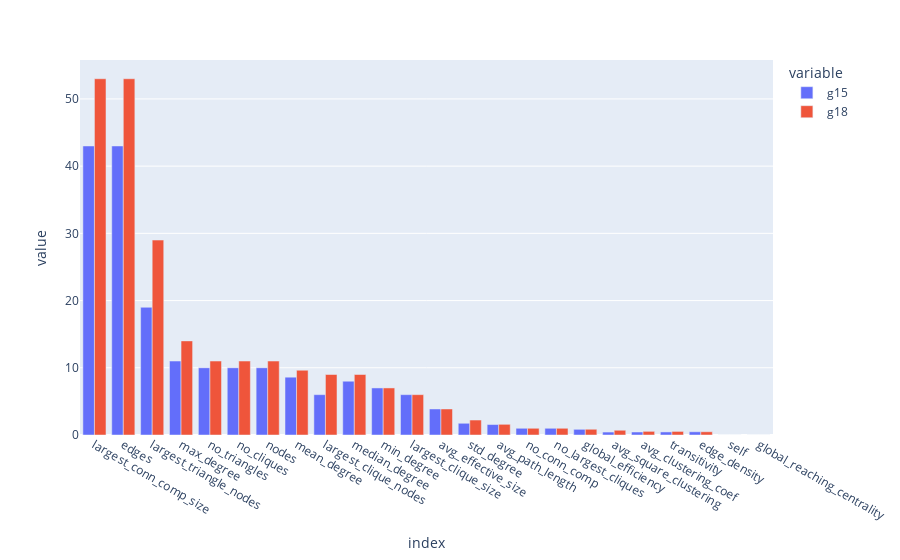

The code cell stored with this chart in its notebook:
### Code cell
similar = pd.DataFrame(dict(g15=global_metrics(many_graphs[15]), g18=global_metrics(many_graphs[18])))
similar.index = gdf.columns[0:-1]
similar = similar.sort_values(by='g18', ascending=False)
sfig = similar.plot.bar(barmode="group")
sfig.show()

### Figure 1 — Plotly figure (JSON) as saved in the notebook; plotly's stock layout.template omitted (floating-point values rounded to 4 significant figures)
{"data": [{"alignmentgroup": "True", "hovertemplate": "variable=g15<br>index=%{x}<br>value=%{y}<extra></extra>", "legendgroup": "g15", "marker": {"color": "#636efa"}, "name": "g15", "offsetgroup": "g15", "orientation": "v", "showlegend": true, "textposition": "auto", "type": "bar", "x": ["largest_conn_comp_size", "edges", "largest_triangle_nodes", "max_degree", "no_triangles", "no_cliques", "nodes", "mean_degree", "largest_clique_nodes", "median_degree", "min_degree", "largest_clique_size", "avg_effective_size", "std_degree", "avg_path_length", "no_conn_comp", "no_largest_cliques", "global_efficiency", "avg_square_clustering", "avg_clustering_coef", "transitivity", "edge_density", "self", "global_reaching_centrality"], "xaxis": "x", "y": [43, 43, 19, 11, 10, 10, 10, 8.6, 6, 8, 7, 6, 3.873, 1.744, 1.556, 1, 1, 0.8444, 0.4375, 0.446, 0.4551, 0.4778, 0, 0], "yaxis": "y"}, {"alignmentgroup": "True", "hovertemplate": "variable=g18<br>index=%{x}<br>value=%{y}<extra></extra>", "legendgroup": "g18", "marker": {"color": "#EF553B"}, "name": "g18", "offsetgroup": "g18", "orientation": "v", "showlegend": true, "textposition": "auto", "type": "bar", "x": ["largest_conn_comp_size", "edges", "largest_triangle_nodes", "max_degree", "no_triangles", "no_cliques", "nodes", "mean_degree", "largest_clique_nodes", "median_degree", "min_degree", "largest_clique_size", "avg_effective_size", "std_degree", "avg_path_length", "no_conn_comp", "no_largest_cliques", "global_efficiency", "avg_square_clustering", "avg_clustering_coef", "transitivity", "edge_density", "self", "global_reaching_centrality"], "xaxis": "x", "y": [53, 53, 29, 14, 11, 11, 11, 9.636, 9, 9, 7, 6, 3.873, 2.227, 1.591, 1, 1, 0.8545, 0.7045, 0.5424, 0.5321, 0.4818, 0, 0], "yaxis": "y"}], "layout": {"barmode": "group", "legend": {"title": {"text": "variable"}, "tracegroupgap": 0}, "margin": {"t": 60}, "xaxis": {"anchor": "y", "domain": [0, 1], "title": {"text": "index"}}, "yaxis": {"anchor": "x", "domain": [0, 1], "title": {"text": "value"}}}}
